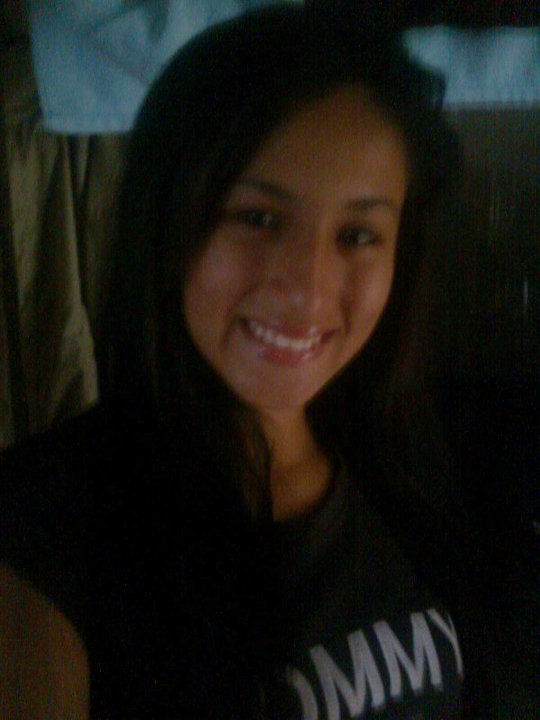
#> input picture tufoto.jpg, 540 x 720 px
$ python -i image_utils.py   (imports and definitions only)   (older library calls are emulated)
#> lines starting #> are read from the running program, lines starting #| are printed output that depends on the picture
"""
Utility functions for robust image loading and processing.
"""
import os
import cv2
import time
import logging
from pathlib import Path
from typing import Tuple, Optional, Dict, Any, Union
import numpy as np

# Configure logging
# [8 lines not run here, left out]
logger = logging.getLogger(__name__)

# [122 lines left out: function load_image_with_retry, not called in this run]

def check_image_quality(
    image: np.ndarray,
    min_width: int = 50,
    min_height: int = 50,
    min_face_size: int = 30
) -> Dict[str, Any]:
    """
    Check image quality and detect potential issues.

    Args:
        image: Input image
        min_width: Minimum acceptable width in pixels
        min_height: Minimum acceptable height in pixels
        min_face_size: Minimum face size to consider valid

    Returns:
        Dictionary with quality metrics and issues
    """
#> called with min_width = 50, min_height = 50, min_face_size = 30
    result = {
        'width': image.shape[1],
        'height': image.shape[0],
        'channels': image.shape[2] if len(image.shape) > 2 else 1,
        'is_too_small': False,
        'is_too_large': False,
        'is_low_contrast': False,
        'is_blurry': False,
        'has_faces': False,
        'face_count': 0,
        'face_sizes': [],
        'issues': []
    }

    # Check image dimensions
    if result['width'] < min_width or result['height'] < min_height:
        result['is_too_small'] = True
        result['issues'].append(f"Image is too small ({result['width']}x{result['height']})")

    # Check if image is too large (optional)
    if result['width'] > 8000 or result['height'] > 8000:
        result['is_too_large'] = True
        result['issues'].append(f"Image is very large ({result['width']}x{result['height']})")

    # Convert to grayscale for quality checks
    if len(image.shape) == 3:
        gray = cv2.cvtColor(image, cv2.COLOR_RGB2GRAY)
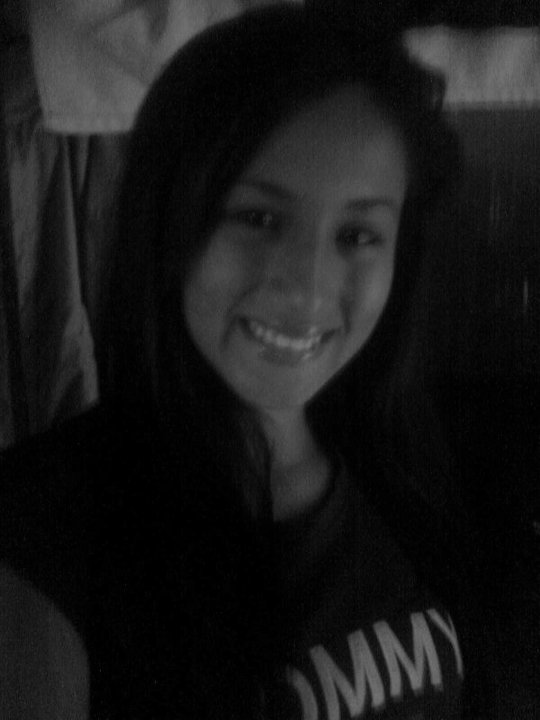
#> gray: shape (720, 540); min 0, max 118, mean 23.6
    else:
        gray = image

    # Check contrast (using standard deviation of pixel intensities)
    contrast = np.std(gray)
#> contrast = 27.38
    if contrast < 20:  # Threshold for low contrast
        result['is_low_contrast'] = True
        result['issues'].append(f"Low contrast (std dev: {contrast:.1f})")

    # Check blur (using Laplacian variance)
    blur = cv2.Laplacian(gray, cv2.CV_64F).var()
#> blur = 29.93
    if blur < 50:  # Threshold for blurry image
        result['is_blurry'] = True
        result['issues'].append(f"Image is blurry (Laplacian variance: {blur:.1f})")

    # Try to detect faces if the image is large enough
    if result['width'] >= min_face_size and result['height'] >= min_face_size:
        try:
            # Use a more efficient face detector for this check
            face_cascade = cv2.CascadeClassifier(
                cv2.data.haarcascades + 'haarcascade_frontalface_default.xml'
            )
            faces = face_cascade.detectMultiScale(
                gray,
                scaleFactor=1.1,
                minNeighbors=5,
                minSize=(min_face_size, min_face_size)
            )
#> faces = [[180, 133, 250, 250]]

            result['face_count'] = len(faces)
            result['has_faces'] = len(faces) > 0
            result['face_sizes'] = [w * h for (x, y, w, h) in faces]

            if not result['has_faces']:
                result['issues'].append("No faces detected")

        except Exception as e:
            logger.warning(f"Face detection failed: {str(e)}")
            result['issues'].append("Face detection failed")

    return result

>>> import cv2
>>> picture = cv2.cvtColor(cv2.imread('tufoto.jpg'), cv2.COLOR_BGR2RGB)
>>> result = check_image_quality(picture)
#> result = 11 items
